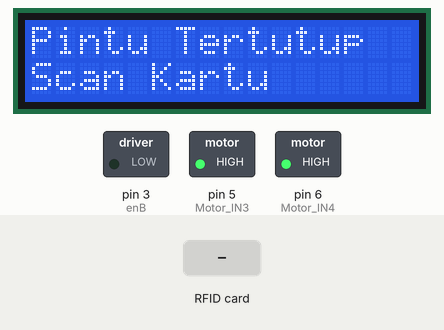
Bench run of a sketch on a simulated Arduino Uno, built with avr-gcc and run on an emulated ATmega328P. Shown: 16×2 character LCD, switched loads named in the sketch (green lamp = pin HIGH). The inputs (shaded band) are chosen by the test bench. Pins used as bus, display or sensor lines are not drawn; what the sketch prints to the serial monitor is not drawn.

Above: at 1.3 s.
1.4 s: RFID card 4B EC 45 0B held to the reader
At 2.6 s:
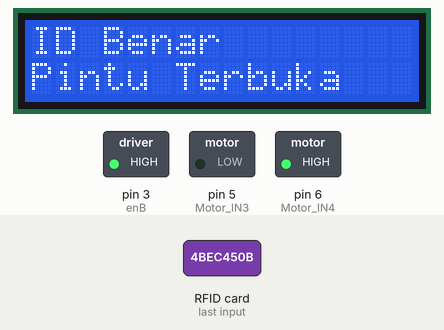
2.9 s: RFID card 5E 7A 19 C4 held to the reader
At 5.6 s:
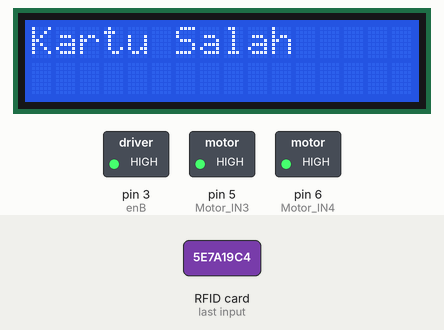
5.9 s: RFID card 4B EC 45 0B held to the reader
At 6.5 s:
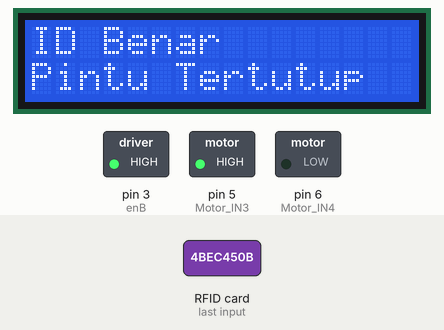
7.4 s: RFID card 5E 7A 19 C4 held to the reader
At 10.8 s:
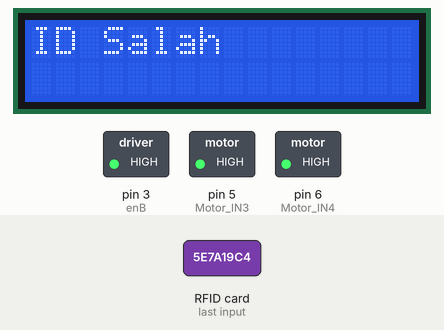
Timing chart, 0 to 11.4 s (numbered marks = the images above; inputs shaded):
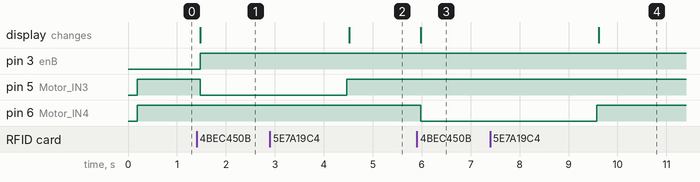

The sketch:

rfid_next_NoKunci.ino
```cpp
/**
 * ----------------------------------------------------------------------------
 * This is a MFRC522 library example; see https://github.com/miguelbalboa/rfid
 * for further details and other examples.
 *
 * NOTE: The library file MFRC522.h has a lot of useful info. Please read it.
 *
 * Released into the public domain.
 * ----------------------------------------------------------------------------
 * This sample shows how to read and write data blocks on a MIFARE Classic PICC
 * (= card/tag).
 *
 * BEWARE: Data will be written to the PICC, in sector #1 (blocks #4 to #7).
 *
 *
 * Typical pin layout used:
 * -----------------------------------------------------------------------------------------
 *             MFRC522      Arduino       Arduino   Arduino    Arduino          Arduino
 *             Reader/PCD   Uno/101       Mega      Nano v3    Leonardo/Micro   Pro Micro
 * Signal      Pin          Pin           Pin       Pin        Pin              Pin
 * -----------------------------------------------------------------------------------------
 * RST/Reset   RST          9             5         D9         RESET/ICSP-5     RST
 * SPI SS 1    SDA(SS)      ** custom, take a unused pin, only HIGH/LOW required **
 * SPI SS 2    SDA(SS)      ** custom, take a unused pin, only HIGH/LOW required **
 * SPI MOSI    MOSI         11 / ICSP-4   51        D11        ICSP-4           16
 * SPI MISO    MISO         12 / ICSP-1   50        D12        ICSP-1           14
 * SPI SCK     SCK          13 / ICSP-3   52        D13        ICSP-3           15
 *
 */

#include <SPI.h>
#include <MFRC522.h>
#include <Wire.h>
#include <LiquidCrystal_I2C.h>
#define RST_PIN         9          // Configurable, see typical pin layout above
#define SS_1_PIN        10         // Configurable, take a unused pin, only HIGH/LOW required, must be diffrent to SS 2
#define SS_2_PIN        8          // Configurable, take a unused pin, only HIGH/LOW required, must be diffrent to SS 1
#define NR_OF_READERS   2


byte ssPins[] = {SS_1_PIN, SS_2_PIN};

MFRC522 mfrc522[NR_OF_READERS];   // Create MFRC522 instance.

LiquidCrystal_I2C lcd = LiquidCrystal_I2C(0x27, 16, 2);

int Motor_IN3 = 5; //lawan arah jarum jam
int Motor_IN4 = 6; //searah jarum jam
int enB = 3; //pengatur kecepatan
byte state;

/**
 * Initialize.
 */
void setup() {

  Serial.begin(9600); // Initialize serial communications with the PC
  while (!Serial);    // Do nothing if no serial port is opened (added for Arduinos based on ATMEGA32U4)

  pinMode(Motor_IN3, OUTPUT);
  pinMode(Motor_IN4, OUTPUT);
  pinMode(enB, OUTPUT);

//  lcd.begin(16,2);
  lcd.init();
  lcd.backlight();

  SPI.begin();        // Init SPI bus

  for (uint8_t reader = 0; reader < NR_OF_READERS; reader++) {
    mfrc522[reader].PCD_Init(ssPins[reader], RST_PIN); // Init each MFRC522 card
    Serial.print(F("Reader "));
    Serial.print(reader);
    Serial.print(F(": "));
    mfrc522[reader].PCD_DumpVersionToSerial();
  }
  state = 0; //kondisi awal-terkunci

  lcd.setCursor(0,0);
  lcd.print("Pintu Tertutup");
  lcd.setCursor(0,1);
  lcd.print("Scan Kartu");
}

void loop() {
  switch (state)
  {case 0: //standby-terkunci
           motorberhenti();
//           kondisiterkunci();
           cekcard1();

           break;

   case 1: //terbuka
           motorberhenti();
           cekcard2();

           break;

  }
}


void pintuterbuka(){
  analogWrite(enB, 255);
  digitalWrite(Motor_IN3, LOW);
  digitalWrite(Motor_IN4, HIGH);
  //delay(3700);
  delay(3000);
}

void pintutertutup(){
  analogWrite(enB, 255);
  digitalWrite(Motor_IN3, HIGH);
  digitalWrite(Motor_IN4, LOW);
  //delay(3900);
  //delay(3000);
  delay(3600);
}

void motorberhenti(){
  digitalWrite(Motor_IN3, HIGH);
  digitalWrite(Motor_IN4, HIGH);
}

void cekcard1(){
  for (uint8_t reader = 0; reader < NR_OF_READERS; reader++) {
    // Look for new cards

    if (mfrc522[reader].PICC_IsNewCardPresent() && mfrc522[reader].PICC_ReadCardSerial()) {
      Serial.print(F("Reader "));
      Serial.println(reader);
      // Show some details of the PICC (that is: the tag/card)
//      Serial.print(F(": Card UID:"));
      dump_byte_array1(mfrc522[reader].uid.uidByte, mfrc522[reader].uid.size);
      Serial.println();
//      Serial.print(F("PICC type: "));
      MFRC522::PICC_Type piccType = mfrc522[reader].PICC_GetType(mfrc522[reader].uid.sak);
//      Serial.println(mfrc522[reader].PICC_GetTypeName(piccType));

      // Halt PICC
      mfrc522[reader].PICC_HaltA();
      // Stop encryption on PCD
      mfrc522[reader].PCD_StopCrypto1();
    } //if (mfrc522[reader].PICC_IsNewC
  } //for(uint8_t reader
}

void dump_byte_array1(byte *buffer, byte bufferSize) {
  String tag = "";
  for (byte i = 0; i < bufferSize; i++) {
    tag.concat(String(buffer[i] < 0x10 ? " 0" : " "));
    tag.concat(String(buffer[i], HEX));
  }
  tag.toUpperCase();

  //Checking the card
  if (tag.substring(1) == "4B EC 45 0B") //change here the UID of the card/cards that you want to give access
  {
    clearlcd();
    lcd.setCursor(0,0);
    lcd.print("ID Benar");
    lcd.setCursor(0,1);
    lcd.print("Pintu Terbuka");
//      kondisiterbuka();
    pintuterbuka();
    state = 1;
  }
  else
  {
    clearlcd();
    lcd.setCursor(0,0);
    lcd.print("ID Salah");
  //  kondisiterkunci();
    motorberhenti();
  }

}

void cekcard2(){
  for (uint8_t reader = 0; reader < NR_OF_READERS; reader++) {
    // Look for new cards

    if (mfrc522[reader].PICC_IsNewCardPresent() && mfrc522[reader].PICC_ReadCardSerial()) {
      Serial.print(F("Reader "));
      Serial.println(reader);
      // Show some details of the PICC (that is: the tag/card)
//      Serial.print(F(": Card UID:"));
      dump_byte_array2(mfrc522[reader].uid.uidByte, mfrc522[reader].uid.size);
      Serial.println();
//      Serial.print(F("PICC type: "));
      MFRC522::PICC_Type piccType = mfrc522[reader].PICC_GetType(mfrc522[reader].uid.sak);
//      Serial.println(mfrc522[reader].PICC_GetTypeName(piccType));

      // Halt PICC
      mfrc522[reader].PICC_HaltA();
      // Stop encryption on PCD
      mfrc522[reader].PCD_StopCrypto1();
    } //if (mfrc522[reader].PICC_IsNewC
  } //for(uint8_t reader
}

void dump_byte_array2(byte *buffer, byte bufferSize) {
  String tag = "";
  for (byte i = 0; i < bufferSize; i++) {
    tag.concat(String(buffer[i] < 0x10 ? " 0" : " "));
    tag.concat(String(buffer[i], HEX));
  }
  tag.toUpperCase();

  //Checking the card
  if (tag.substring(1) == "4B EC 45 0B") //change here the UID of the card/cards that you want to give access
  {
    clearlcd();
    lcd.setCursor(0,0);
    lcd.print("ID Benar");
    lcd.setCursor(0,1);
    lcd.print("Pintu Tertutup");
    pintutertutup();
    motorberhenti();
//    kondisiterkunci();
    state = 0;
  }
  else
  {
    clearlcd();
    lcd.setCursor(0,0);
    lcd.print("Kartu Salah");
//    kondisiterbuka();
    motorberhenti();
  }

}

void clearlcd(){
  lcd.setCursor(0,0);
    for(int x = 0; x<16; ++x){
      lcd.write(' ');
    }
    lcd.setCursor(0,1);
    for(int y = 0; y<16; ++y){
      lcd.write(' ');
    }
}
```

Measured:
- after the input at 1.4 s, pin 3 (enB): LOW → HIGH after 0.07 s; pin 5 (Motor_IN3): HIGH → LOW after 0.07 s; the display: changes after 0.07 s (image 1)
- after the input at 2.9 s, the display: changes after 1.6 s (image 2)
- after the input at 5.9 s, pin 6 (Motor_IN4): HIGH → LOW after 0.08 s; the display: changes after 0.08 s (image 3)
- after the input at 7.4 s, the display: changes after 2.2 s (image 4)
